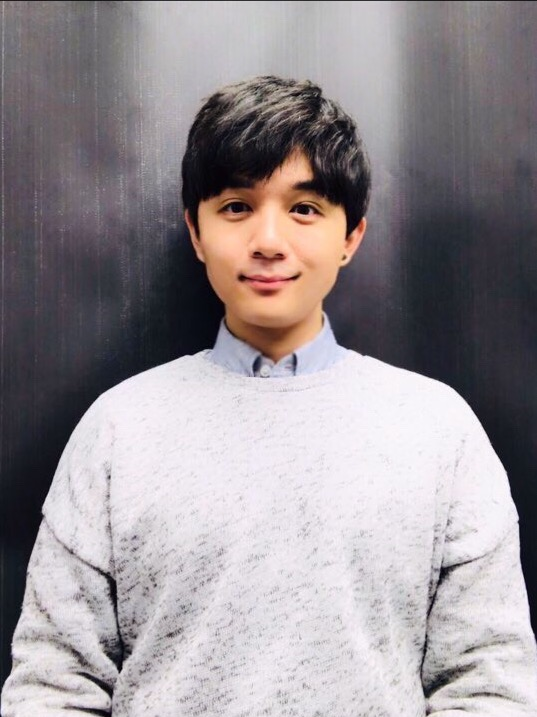
#> input picture images/opencv_SeanProfile.jpg, 537 x 717 px
$ jupyter execute OpenCV_tutorial_v1.ipynb
#> lines starting #> are read from the running program, lines starting #| are printed output that depends on the picture
# OpenCV tutorial on Jupyter Notebook

## Import modules

[cell 1]
import cv2
print(cv2.__version__)
import os
import numpy as np
print(np.__version__)

## Handling Images

[cell 2]
image_path = os.path.join('..','images','opencv_SeanProfile.jpg')

[cell 3]
img = cv2.imread(image_path,1)
#> img is the input picture: shape (717, 537, 3); mean B, G, R 149.3, 145.3, 152.3

### Loading, processing, writing

[cell 4]
# loading image
img = cv2.imread(image_path,1)
# displaying image
cv2.imshow('image',img) #Image appears and disappear automatically
# display the image indefinetely until the keyboard input (any key)
cv2.waitKey(0)
# distroy all opened windows
cv2.destroyAllWindows()
cv2.waitKey(1) # in order to close the opened window --> does not close
# Convert the image to gray
img = cv2.cvtColor(img,cv2.COLOR_BGR2GRAY)
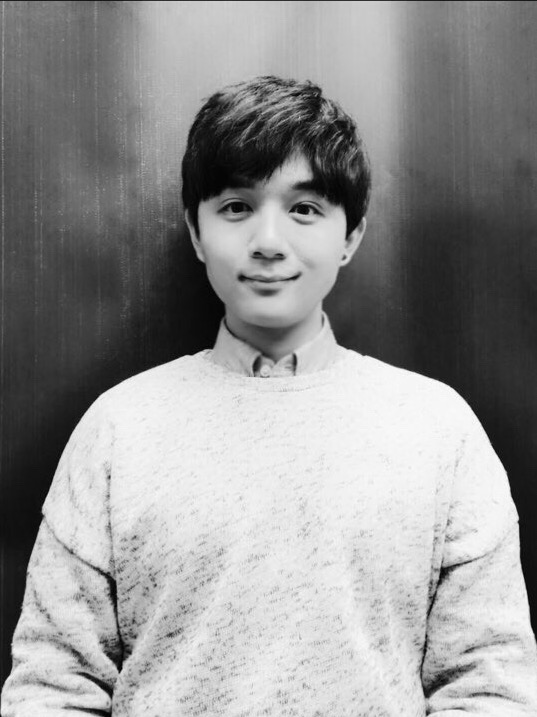
#> img: shape (717, 537); min 1, max 254, mean 147.8
# saving image
cv2.imwrite(os.path.join('..','images','open_cv_conv_gray.png'),img)
#> Out = True

### Obtain properties of the image

[cell 5]
img = cv2.imread(image_path,1)
rows,cols,channel = img.shape
#> rows = 717; cols = 537; channel = 3
print(img.shape) # height (rows), width (cols), channel
#| (717, 537, 3)
print('image height (rows): {}\nimage width (cols): {}\nimage channel: {}'.format(rows,cols,channel))
#| image height (rows): 717
#| image width (cols): 537
#| image channel: 3

### Resizing

[cell 6]
img = cv2.imread(image_path,1)
img = cv2.resize(img,(700,400)) # width (cols) and height (rows)
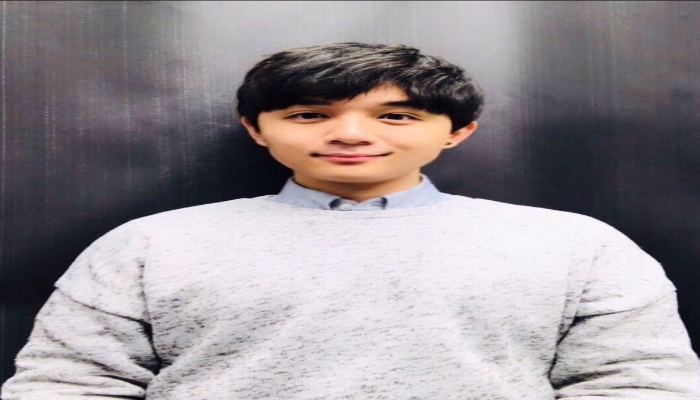
#> img: shape (400, 700, 3); mean B, G, R 149.1, 145.2, 152.1
print(img.shape)
#| (400, 700, 3)
cv2.imshow('image',img)
cv2.waitKey(0)
cv2.destroyAllWindows()
cv2.waitKey(1)
cv2.imwrite(os.path.join('..','images','opencv_resized_example.png'),img)
#> Out = True

### Insert geometric shapes on the image

[cell 7]
img = cv2.imread(image_path,1)
cv2.line(img,(0,0),(100,100),(255,0,255),2)
cv2.circle(img,(300,300),50,(0,255,255),5)
cv2.circle(img,(100,450),30,(100,100,255),-1)
cv2.rectangle(img,(200,600),(450,700),(255,100,100),5)
cv2.arrowedLine(img,(300,200),(500,200),(0,0,255),6)
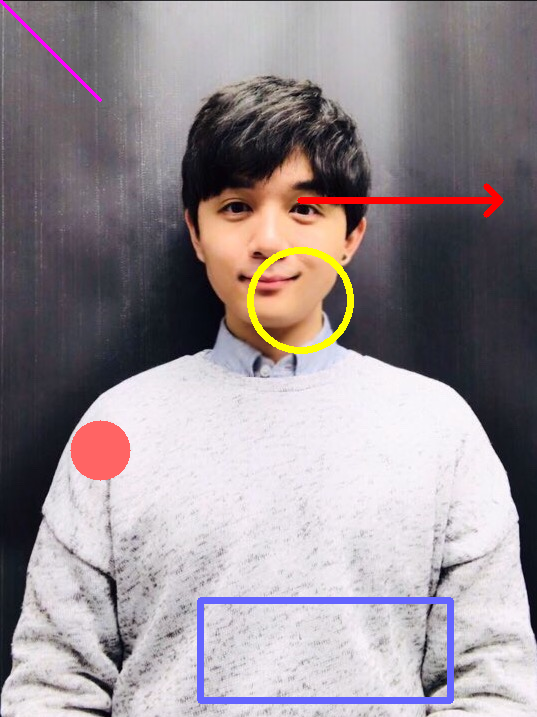
#> img: shape (717, 537, 3); mean B, G, R 148.1, 143.3, 152.5
cv2.imshow('image',img)
cv2.waitKey(0)
cv2.destroyAllWindows()
cv2.waitKey(1)
cv2.imwrite(os.path.join('..','images','opencv_shapes_example.png'),img)
#> Out = True

### Find pixel coordinate of the image

[cell 8]
def on_click(c_event,x,y,flags,param):

    if c_event == cv2.EVENT_LBUTTONDOWN:
        text = '({},{})'.format(x,y)
        cv2.circle(img,(x,y),5,(0,0,255),-1)
        cv2.line(img,(x,0),(x,rows),(0,0,255),1,4)
        cv2.line(img,(0,y),(cols,y),(0,0,255),1,4)
        cv2.putText(img,text,(x+10,y),cv2.FONT_HERSHEY_PLAIN,1.5,(0,0,255),2,cv2.LINE_AA)
        cv2.imshow('image',img)

img = cv2.imread(image_path,1)
cv2.namedWindow('image')
clean_img = img.copy()
cv2.setMouseCallback('image',on_click)

while True:
    cv2.imshow('image',img)
    key = cv2.waitKey(1) & 0xFF
#> (key q is pressed here)
    if key == ord('r'):
        img = clean_img.copy()
    if key == ord('q'):
        break
cv2.destroyAllWindows()
cv2.waitKey(1)
cv2.imwrite(os.path.join('..','images','opencv_getting_coord_example.png'),img)
#> Out = True
